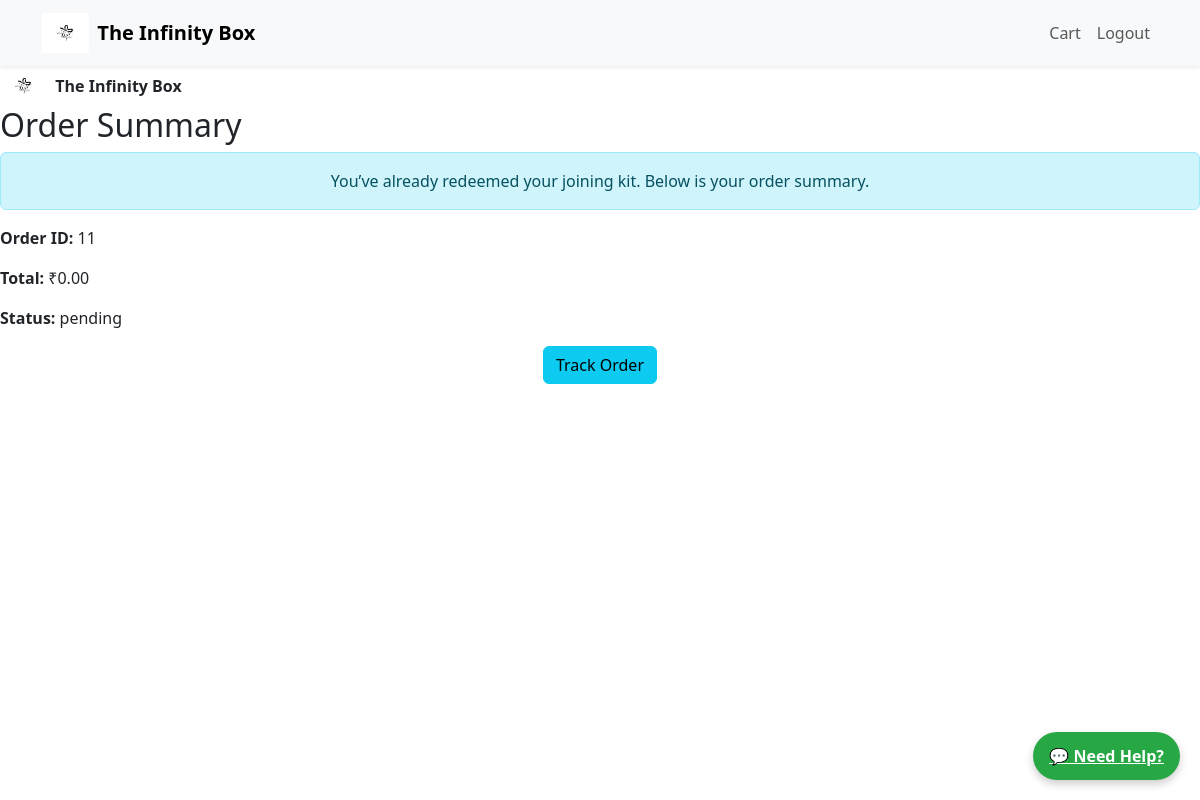
The app's page /orders/summary/ (signed in), older data.
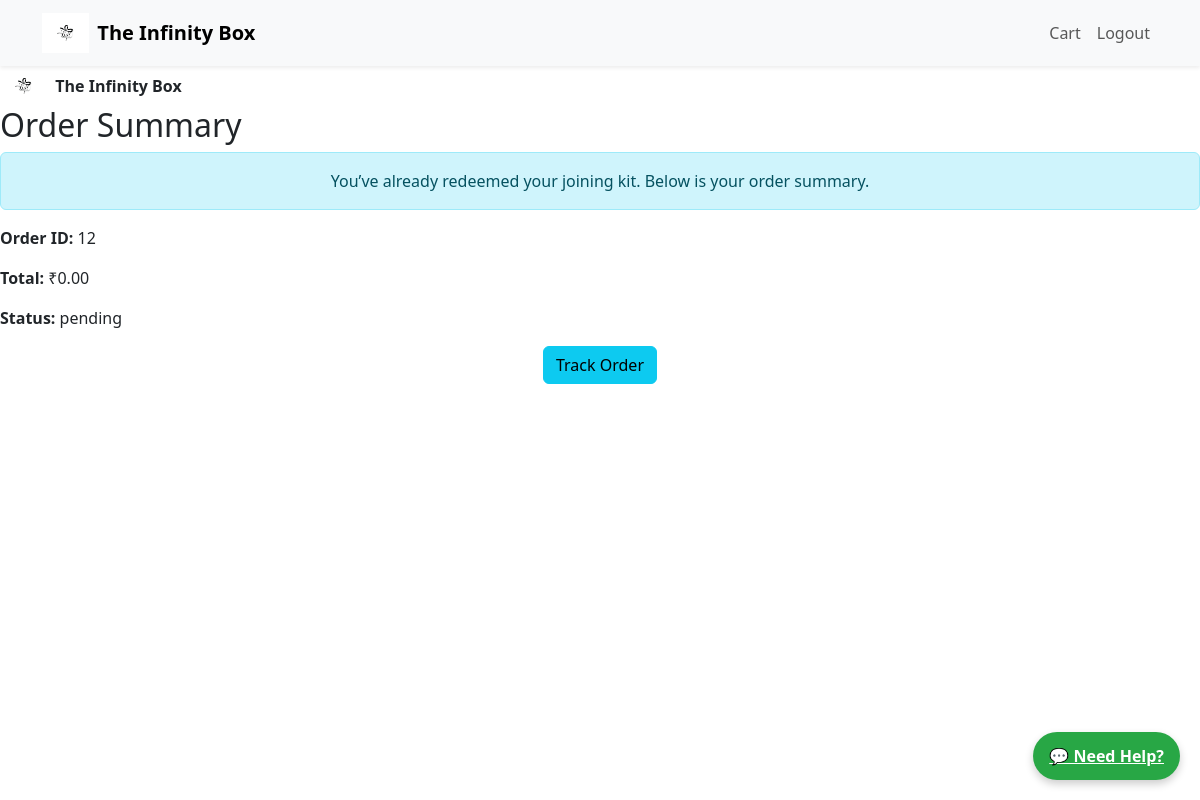
The same page, newer data.
### orders/models.py (models this page shows, shortened)
class Order(models.Model):
    STATUS_CHOICES = [
        ('pending', 'Pending'),
        ('processing', 'Processing'),
        ('in_transit', 'In Transit'),
        ('delivered', 'Delivered'),
    ]
    user = models.ForeignKey(User, on_delete=models.CASCADE, null=True, blank=True)
    order_date = models.DateTimeField(auto_now_add=True)
    status = models.CharField(max_length=20, choices=STATUS_CHOICES, default='pending')
    total_price = models.DecimalField(max_digits=10, decimal_places=2, default=0.00)
    shipping_address = models.TextField(default="Not provided")
    otp = models.CharField(max_length=6, blank=True, null=True)  # Optional for tracking
    created_at = models.DateTimeField(auto_now_add=True)
    courier_name = models.CharField(max_length=100, blank=True, null=True)
    tracking_number = models.CharField(max_length=100, blank=True, null=True)
    estimated_delivery = models.DateField(blank=True, null=True)

### orders/views.py (the view)
# urls.py: path('summary/', order_summary_view, name='summary'),
def order_summary_view(request):
    latest_order = Order.objects.filter(user=request.user).last()
    return render(request, 'orders/summary.html', {
        'order': latest_order
    })

### orders/templates/orders/summary.html
{% extends 'base.html' %}
{% block content %}
  <h2>Order Summary</h2>
  {% if request.session.already_redeemed %}
    <div class="alert alert-info text-center">
      You’ve already redeemed your joining kit. Below is your order summary.
    </div>
  {% endif %}
  {% if order %}
    <p><strong>Order ID:</strong> {{ order.id }}</p>
    <p><strong>Total:</strong> ₹{{ order.total_price }}</p>
    <p><strong>Status:</strong> {{ order.status }}</p>
  {% else %}
    <p>No order found.</p>
  {% endif %}
  <div class="text-center my-3">
  <a href="{% url 'orders:track_order' %}" class="btn btn-info">Track Order</a>
</div>
{% endblock %}

Row changes from the older to the newer data that the page shows:
no longer on this page (row edited): Order: id "11", total_price "0.00", status "pending"
added Order: id "12", total_price "0.00", status "pending"
